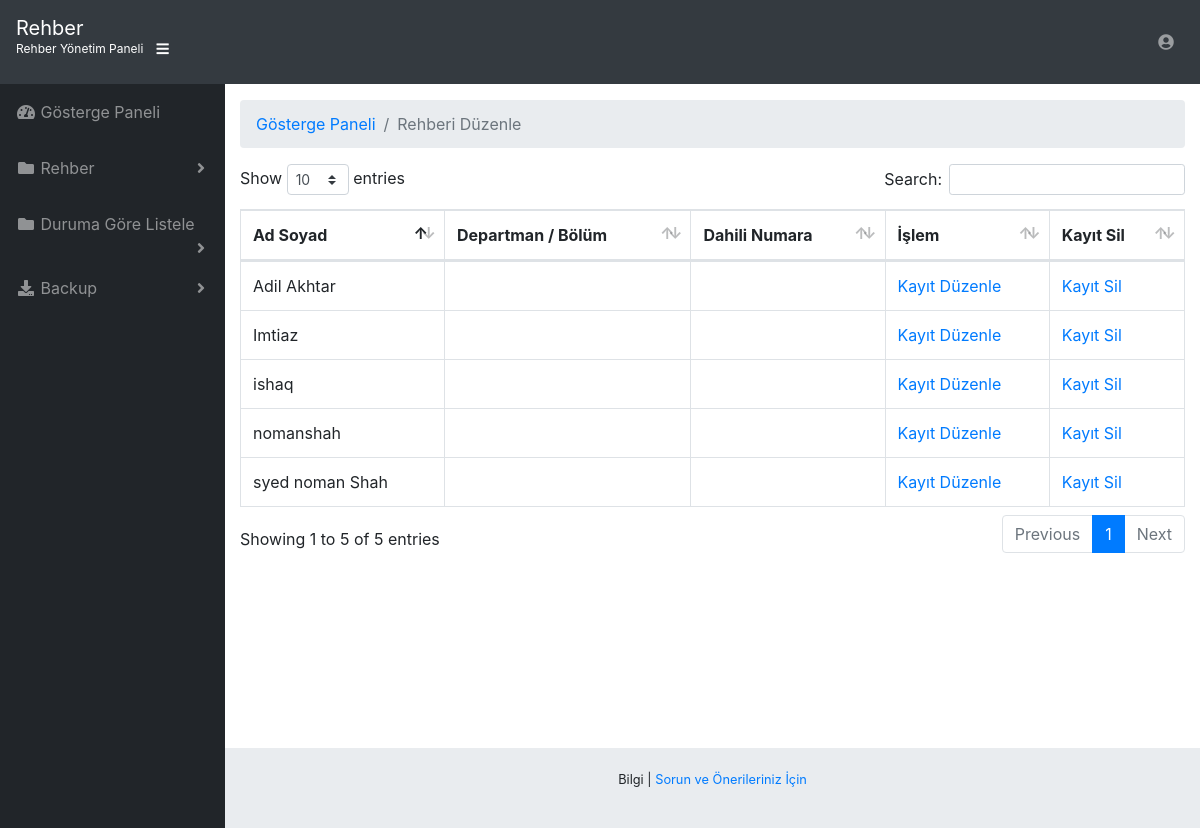
/admin/manage-directory.php (signed in), run on the app's committed database.
### tables this page shows
CREATE TABLE `tbldirectory` (
  `ID` int(10) NOT NULL,
  `FullName` varchar(120) DEFAULT NULL,
  `Profession` varchar(120) DEFAULT NULL,
  `Email` varchar(120) NOT NULL,
  `MobileNumber` bigint(11) DEFAULT NULL,
  `Address` varchar(250) NOT NULL,
  `City` varchar(250) NOT NULL,
  `Status` varchar(120) NOT NULL,
  `Category` varchar(120) NOT NULL
);

### admin/manage-directory.php (the view, shortened to what this page needs)
<?php
include('include/dbconnection.php');
if (strlen($_SESSION['pdaid']==0)) {
  header('location:logout.php');
  } else{
  ?>
<!DOCTYPE html>
<html lang="en">
<head><meta http-equiv="Content-Type" content="text/html; charset=utf-8">
  <link href="vendor/fontawesome-free/css/all.min.css" rel="stylesheet" type="text/css">
  <link href="vendor/datatables/dataTables.bootstrap4.css" rel="stylesheet">
  <link href="css/sb-admin.css" rel="stylesheet">
</head>
<body id="page-top">
<?php include('include/header.php');?>
  <div id="wrapper">
    <?php include('include/sidebar.php');?>
    <div id="content-wrapper">
      <div class="container-fluid">
        <ol class="breadcrumb">
          <li class="breadcrumb-item">
            <a href="#">Gösterge Paneli</a>
          </li>
          <li class="breadcrumb-item active">Rehberi Düzenle</li>
        </ol>
<table class="table table-bordered" id="dataTable" width="100%" cellspacing="0">
 <thead>
                <tr>
                  <th>Ad Soyad</th>
                  <th>Departman / Bölüm</th>
              <th>Dahili Numara</th>
                   <th>İşlem</th>
                   <th>Kayıt Sil</th>
                </tr>
              </thead>
               <?php
$ret=mysqli_query($con,"select * from tbldirectory");
while ($row=mysqli_fetch_array($ret)) {
?>
                <tr>
				  <td><?php  echo $row['FullName'];?></td>
				  <td><?php  echo $row['BolumDept'];?></td>
                  <td><?php  echo $row['DahiliNo'];?></td>
                <td><a href="edit-directory.php?editid=<?php echo $row['ID'];?>">Kayıt Düzenle</a>
                  <td><a href="delete-data.php?delid=<?php echo $row['ID'];?>">Kayıt Sil</a>
                </tr>
                <?php
}?>
</table>
      </div>
      <?php include('include/footer.php');?>
    </div>
  </div>
</body>
</html>
<?php }  ?>

### admin/manage-directory.php (style rules this page uses)
.container-fluid { OVERFLOW: SCROLL; }

### data on the page
tbldirectory: FullName "nomanshah"
tbldirectory: FullName "ishaq"
tbldirectory: FullName "Imtiaz"
tbldirectory: FullName "syed noman Shah"
tbldirectory: FullName "Adil Akhtar"
